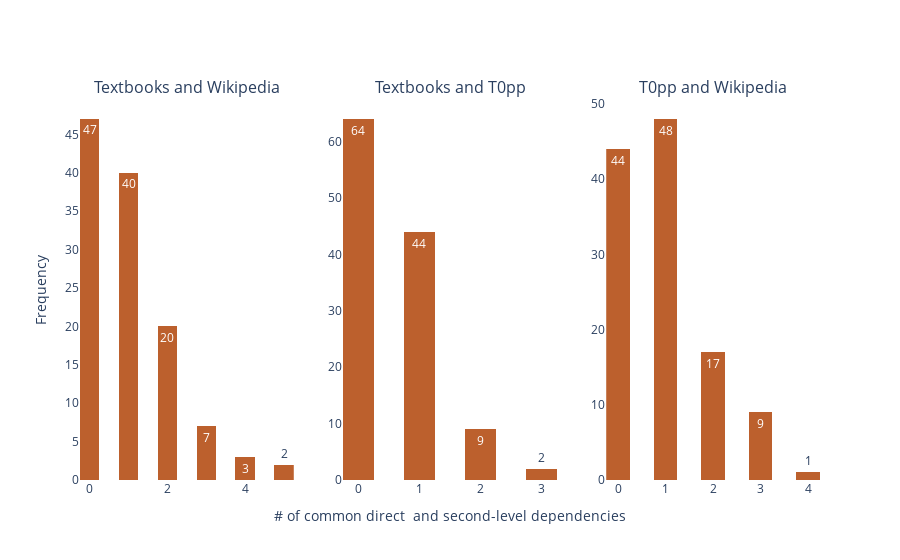

Here is the notebook cell this chart was saved with:
### Code cell
fig = make_subplots(rows=1, cols=3,subplot_titles=("Textbooks and Wikipedia","Textbooks and T0pp", "T0pp and Wikipedia"))

trace0 = go.Histogram(x=deps.loc[filter,'num_common_tb_wiki2'],texttemplate="%{y}",marker_color = "#BC602D",xbins_size=0.5)
trace1 = go.Histogram(x=deps.loc[filter,'num_common_tb_llm2'],texttemplate="%{y}",marker_color = "#BC602D",xbins_size=0.5)
trace2 = go.Histogram(x=deps.loc[filter,'num_common_llm_wiki2'],texttemplate="%{y}",marker_color = "#BC602D",xbins_size=0.5)

fig.append_trace(trace0, 1, 1)
fig.append_trace(trace1, 1, 2)
fig.append_trace(trace2, 1, 3)

#fig.update_xaxes(title_text="# of common direct+2nd-level dependencies",  row=1, col=1)
fig.update_yaxes(title_text="Frequency", row=1, col=1)
fig.update_xaxes(title_text="# of common direct  and second-level dependencies",  row=1, col=2)
#fig.update_xaxes(title_text="# of common direct+2nd-level dependencies",  row=1, col=3)

fig.update_layout({
"plot_bgcolor": "rgba(0, 0, 0, 0)",
"paper_bgcolor": "rgba(0, 0, 0, 0)",
}, showlegend=False)

fig.show()

### Figure 1 — Plotly figure (JSON) as saved in the notebook; plotly's stock layout.template omitted (floating-point values rounded to 4 significant figures)
{"data": [{"marker": {"color": "#BC602D"}, "texttemplate": "%{y}", "type": "histogram", "x": [1, 0, 1, 0, 2, 0, 0, 1, 0, 5, 5, 2, 1, 0, 0, 1, 1, 0, 0, 2, 0, 1, 1, 0, 0, 1, 1, 0, 3, 1, 0, 1, 0, 1, 0, 1, 2, 0, 2, 0, 0, 0, 1, 4, 1, 0, 2, 2, 1, 0, 0, 0, 0, 1, 2, 0, 1, 0, 1, 1, 0, 3, 3, 1, 1, 2, 1, 0, 1, 2, 0, 3, 2, 2, 2, 0, 0, 0, 1, 0, 0, 1, 1, 1, 0, 1, 1, 0, 0, 0, 0, 2, 3, 2, 1, 1, 2, 3, 2, 1, 0, 2, 0, 0, 1, 0, 0, 4, 2, 3, 4, 1, 1, 1, 2, 0, 1, 0, 1], "xaxis": "x", "xbins": {"size": 0.5}, "yaxis": "y"}, {"marker": {"color": "#BC602D"}, "texttemplate": "%{y}", "type": "histogram", "x": [0, 1, 1, 1, 1, 0, 1, 0, 0, 3, 0, 1, 0, 0, 0, 0, 1, 0, 1, 2, 0, 1, 0, 1, 0, 0, 0, 0, 1, 0, 1, 1, 0, 0, 0, 1, 0, 2, 0, 0, 1, 1, 2, 0, 0, 1, 0, 0, 0, 0, 1, 0, 0, 1, 0, 0, 1, 1, 1, 0, 0, 3, 1, 0, 0, 0, 0, 0, 1, 0, 1, 1, 0, 0, 2, 0, 0, 1, 0, 0, 0, 1, 1, 1, 0, 1, 0, 0, 0, 0, 1, 2, 1, 1, 1, 0, 2, 2, 1, 1, 1, 2, 0, 1, 1, 0, 1, 0, 0, 0, 0, 2, 0, 1, 1, 0, 1, 0, 0], "xaxis": "x2", "xbins": {"size": 0.5}, "yaxis": "y2"}, {"marker": {"color": "#BC602D"}, "texttemplate": "%{y}", "type": "histogram", "x": [1, 0, 1, 2, 2, 0, 0, 0, 2, 3, 0, 1, 0, 0, 0, 0, 3, 0, 2, 1, 0, 1, 1, 0, 1, 0, 1, 0, 2, 1, 0, 1, 3, 1, 0, 1, 0, 0, 0, 0, 0, 1, 1, 1, 1, 1, 1, 2, 0, 0, 0, 0, 0, 1, 0, 1, 2, 1, 2, 1, 0, 3, 1, 3, 0, 4, 1, 0, 3, 0, 1, 0, 2, 2, 2, 1, 0, 0, 0, 0, 1, 1, 1, 1, 1, 1, 1, 0, 0, 3, 1, 2, 1, 1, 1, 1, 1, 3, 1, 1, 1, 2, 2, 1, 1, 0, 1, 0, 3, 1, 1, 2, 0, 2, 1, 0, 2, 0, 0], "xaxis": "x3", "xbins": {"size": 0.5}, "yaxis": "y3"}], "layout": {"annotations": [{"font": {"size": 16}, "showarrow": false, "text": "Textbooks and Wikipedia", "x": 0.1444, "xanchor": "center", "xref": "paper", "y": 1, "yanchor": "bottom", "yref": "paper"}, {"font": {"size": 16}, "showarrow": false, "text": "Textbooks and T0pp", "x": 0.5, "xanchor": "center", "xref": "paper", "y": 1, "yanchor": "bottom", "yref": "paper"}, {"font": {"size": 16}, "showarrow": false, "text": "T0pp and Wikipedia", "x": 0.8556, "xanchor": "center", "xref": "paper", "y": 1, "yanchor": "bottom", "yref": "paper"}], "paper_bgcolor": "rgba(0, 0, 0, 0)", "plot_bgcolor": "rgba(0, 0, 0, 0)", "showlegend": false, "xaxis": {"anchor": "y", "domain": [0, 0.2889]}, "xaxis2": {"anchor": "y2", "domain": [0.3556, 0.6444], "title": {"text": "# of common direct  and second-level dependencies"}}, "xaxis3": {"anchor": "y3", "domain": [0.7111, 1]}, "yaxis": {"anchor": "x", "domain": [0, 1], "title": {"text": "Frequency"}}, "yaxis2": {"anchor": "x2", "domain": [0, 1]}, "yaxis3": {"anchor": "x3", "domain": [0, 1]}}}
